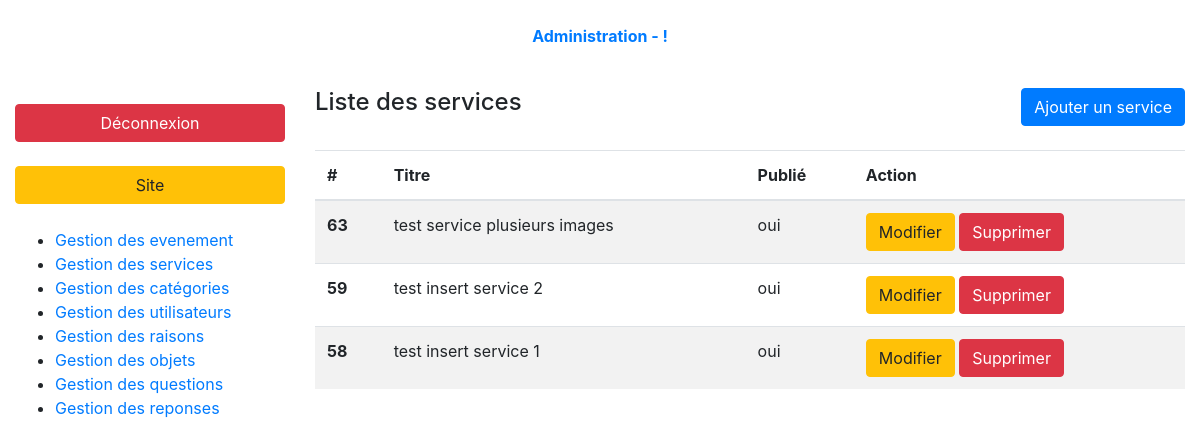
Before: /index.php?page=admin-services-list (signed in) with the older database file.
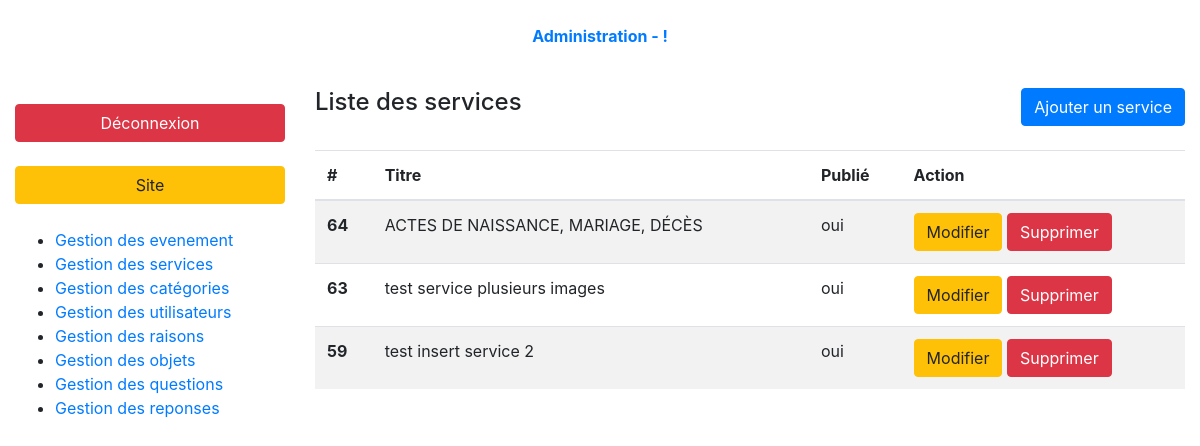
After: the same page with the newer database file.
### tables this page shows
CREATE TABLE `services` (
  `id` int(10) UNSIGNED NOT NULL,
  `title` varchar(255) NOT NULL,
  `summary` varchar(255) NOT NULL,
  `content` text NOT NULL,
  `phone_number` varchar(15) NOT NULL,
  `opening_days` varchar(255) NOT NULL,
  `hours_from` time NOT NULL,
  `hours_to` time NOT NULL,
  `created_at` timestamp NOT NULL DEFAULT CURRENT_TIMESTAMP,
  `is_published` tinyint(1) UNSIGNED NOT NULL DEFAULT '0' COMMENT 'Publiée ? oui/non',
  `address_id` int(10) UNSIGNED NOT NULL
);

### controller/backend/services.php (called while the page is built, shortened)
<?php
require_once ('././model/services.php');
function servicesList(){
    $services = getServices(FALSE, TRUE);
    require_once './views/backend/servicesList.php';
}

### model/services.php (called while the page is built, shortened)
<?php
    function getServices($serviceId = FALSE, $backOffice = FALSE)
    {
        $db = dbConnect();
        if ($serviceId){
            $queryString = 'SELECT s.*, DATE_FORMAT(s.hours_from, "%H:%i") AS hours_from_formated,
            DATE_FORMAT(s.hours_to, "%H:%i") AS hours_to_formated, GROUP_CONCAT(m.name) AS name,
            a.address, a.zip_code, a.city, a.country, a.location';
        }
        else{
            $queryString = 'SELECT s.id, s.title, s.summary, s.is_published, GROUP_CONCAT(m.name) AS name';
        }
        $queryString .= ' FROM addresses a INNER JOIN services s
        ON a.id = s.address_id
        INNER JOIN medias m
        ON s.id = m.service_id';
        if (!$serviceId && !$backOffice){
            $queryString .= ' WHERE is_published = 1
            GROUP BY s.id';
        }
        elseif (!$serviceId && $backOffice){
            $queryString .= ' GROUP BY s.id
            ORDER BY created_at DESC';
        }
        elseif ($serviceId && !$backOffice){
            $queryString .= ' WHERE is_published = 1 AND s.id = :id';
        }
        elseif ($serviceId && $backOffice){
            $queryString .= ' WHERE s.id = :id';
        }
        $query = $db->prepare($queryString);
        if (!$serviceId){
            $query->execute();
            return $query->fetchAll();
        }
        else{
            $query->execute(['id' => $serviceId]);
            return $query->fetch(PDO::FETCH_ASSOC);
        }
    }

### views/backend/servicesList.php (the view, shortened to what this page needs)
<div class="container-fluid">
    <?php require '././partials/backend/header.php'; ?>
    <div class="row my-3 index-content">
        <?php require '././partials/backend/nav.php'; ?>
        <section class="col-9">
            <header class="pb-4 d-flex justify-content-between">
                <h4>Liste des services</h4>
                <a class="btn btn-primary" href="index.php?page=admin-services-form">Ajouter un service</a>
            </header>
            <table class="table table-striped">
                <thead>
                <tr>
                    <th>#</th>
                    <th>Titre</th>
                    <th>Publié</th>
                    <th>Action</th>
                </tr>
                </thead>
                <tbody>
                <?php foreach($services as $service): ?>
                    <tr>
                        <th><?= $service['id'];?></th>
                        <td><?= $service['title'];?></td>
                        <td><?= ($service['is_published'] == 0) ? 'non' : 'oui' ;?></td>
                        <td>
                            <a href="index.php?page=admin-services-form&service-id=<?= $service['id'];?>&action=edit" class="btn btn-warning">Modifier</a>
                            <a onclick="return confirm('Are you sure?')" href="index.php?page=admin-services-list&service-id=<?= $service['id'];?>&action=delete" class="btn btn-danger">Supprimer</a>
                        </td>
                    </tr>
                <?php endforeach; ?>
                </tbody>
            </table>
        </section>
    </div>
</div>
<?php require 'layout.php'; ?>

Changed rows visible on the page:
removed services: id "58", title "test insert service 1", is_published "oui"
added services: id "64", title "ACTES DE NAISSANCE, MARIAGE, DÉCÈS", is_published "oui"
